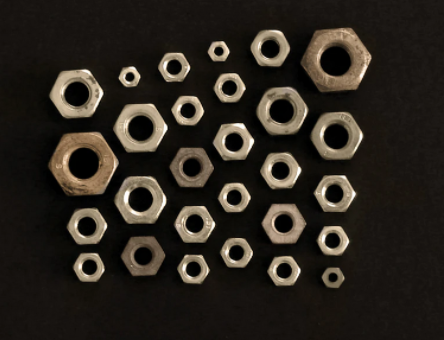
#> input picture ContaPorcas/porcas.PNG, 444 x 340 px, found by its file name
$ python porcas.py
#> lines starting #> are read from the running program, lines starting #| are printed output that depends on the picture; after the words box and inside, x2 and y2 are one past the last pixel; in counts of white or black regions, pixels touching at a corner belong together
import cv2 as cv
import numpy as np
import imutils

porca = cv.imread("porcas.png")
#> porca is the input picture: shape (340, 444, 3); mean B, G, R 30.7, 38, 43.6
porcacinza = cv.cvtColor(porca, cv.COLOR_BGR2GRAY)
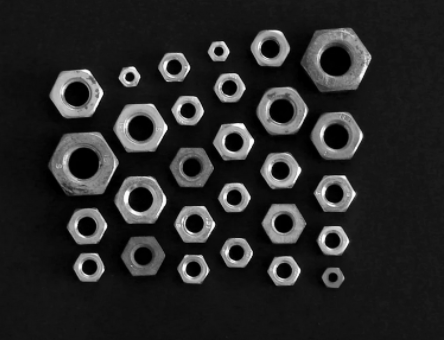
#> porcacinza: shape (340, 444); min 0, max 253, mean 38.9
porca_blur = cv.medianBlur(porcacinza, 5)
ret, thresh = cv.threshold(porca_blur,0,255,cv.THRESH_BINARY +cv.THRESH_OTSU)
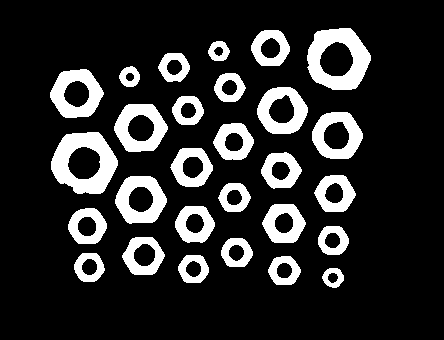
#> thresh: shape (340, 444); 16.8% white; 28 white regions, largest, box (x1, y1, x2, y2) and area: (51, 132, 118, 194) 2352, (307, 28, 371, 90) 2249, (50, 69, 104, 118) 1490
#> ret = 79
kernel = np.ones((3,3),np.uint8)
abertura = cv.morphologyEx(thresh,cv.MORPH_OPEN,kernel, iterations = 1)
#> abertura: shape (340, 444); 16.8% white; 28 white regions, largest, box (x1, y1, x2, y2) and area: (51, 132, 118, 194) 2350, (307, 28, 371, 90) 2248, (50, 69, 104, 118) 1490
dilatacao = cv.dilate(abertura,kernel,iterations=3)
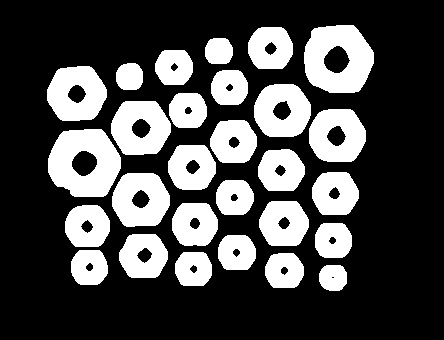
#> dilatacao: shape (340, 444); 29.5% white; 28 white regions
cont = cv.findContours(dilatacao.copy(), cv.RETR_EXTERNAL, cv.CHAIN_APPROX_SIMPLE)
#> cont = 28 contours; largest, box (x1, y1, x2, y2) and area: (48, 129, 121, 197) 3869, (304, 25, 374, 93) 3792, (47, 66, 107, 121) 2550, (111, 101, 171, 155) 2548, (112, 173, 170, 227) 2469
cont = imutils.grab_contours(cont)
objects = len(cont)
#> objects = 28
text = "Objetos encontrados:"+str(objects)
#> text = 'Objetos encontrados:28'
cv.putText(dilatacao, text, (10, 25),  cv.FONT_HERSHEY_SIMPLEX, 1, (255, 255, 255), 1)
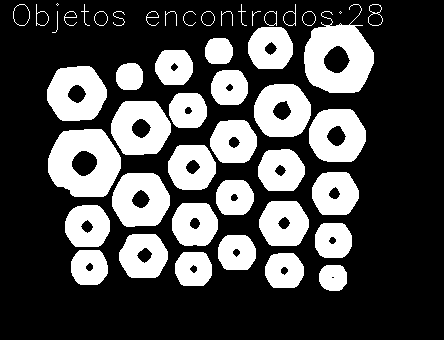
#> dilatacao: shape (340, 444); 30% white; 48 white regions (2 under 20 px), largest, box (x1, y1, x2, y2) and area: (48, 129, 121, 197) 3514, (304, 4, 374, 93) 3491, (47, 66, 107, 121) 2410
porcas = np.concatenate((porcacinza, thresh, dilatacao), axis=1)
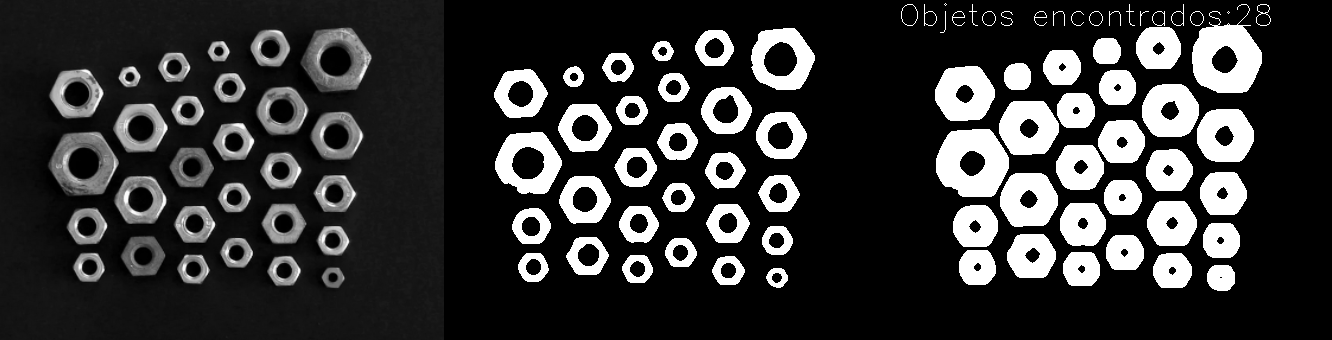
#> porcas: shape (340, 1332); min 0, max 255, mean 52.8
cv.imshow('GrayScale >> Limiarizacao >> Dilatacao', porcas)
cv.waitKey(0)
